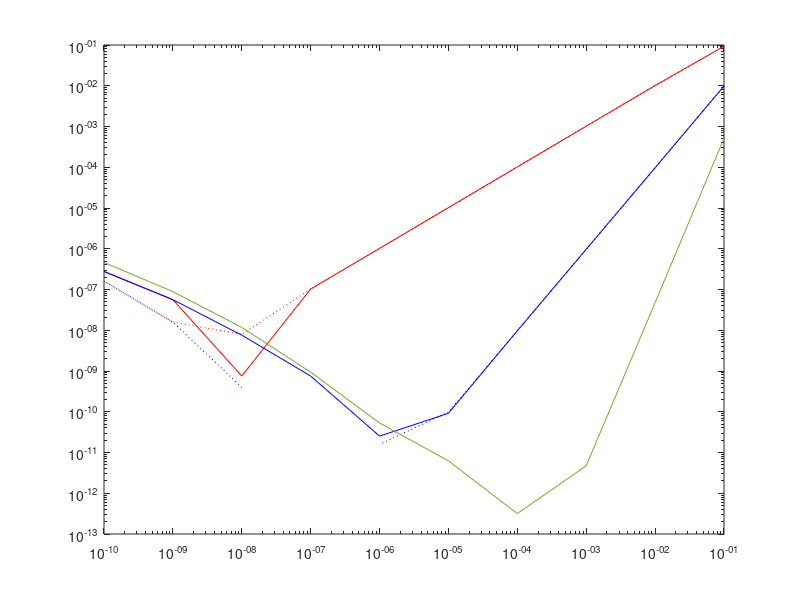

The MATLAB source for this figure:
%% Problem 2

% I can't stand MatLab as a programming language!!!
% It's so awful!!! I'm using python instead!!!

%% Problem 3

h = 10.^(-1:-1:-10);
x = 0.7;
d = 1/x;  % Accurate derivative
dI = (log(x + h) - log(x))./h - d;
dIb = (log(x + h) - log(x))./(x+h-x) - d;
dII = (log(x+h) - log(x-h))./(2*h) - d;
dIIb = (log(x+h) - log(x-h))./((x+h)-(x-h)) - d;
dIII = (log(x-2*h) - 8*log(x-h) + 8*log(x+h) - log(x+2*h))./(12*h) - d;

figure(2)
loglog(h, abs(dI), "DisplayName", "f'_i", "Color", "red");
hold on
loglog(h, abs(dIb), ":", "DisplayName", "f'_i-bonus", "Color", "red");
loglog(h, abs(dII), "DisplayName", "f'_{ii}", "Color", "blue");
loglog(h, abs(dIIb), ":", "DisplayName", "f'_{ii}-bonus", "Color", "blue");
loglog(h, abs(dIII), "DisplayName", "f'_{iii}");
hold off
